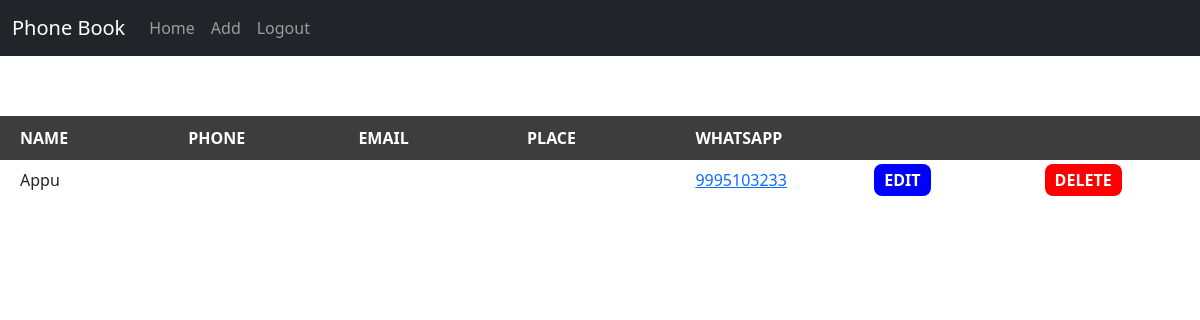
/home (signed in), run on an earlier commit of the app's database.
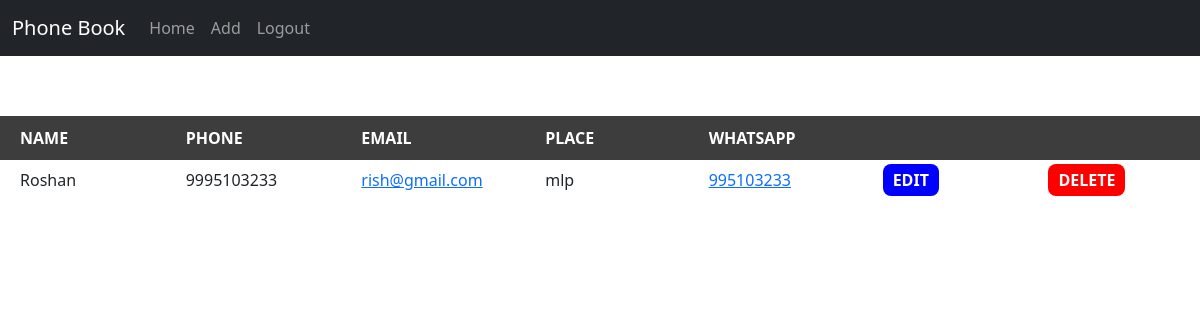
And on a later commit of the database.
### app/models.py (models this page shows)
class Phonebook(models.Model):
    user=models.ForeignKey(User,on_delete=models.CASCADE)
    name=models.TextField()
    phone=models.TextField()
    email=models.EmailField()
    place=models.TextField()
    whatsapp=models.TextField()

### app/views.py (the view)
# urls.py: path('home',views.home),
def home(req):
    if 'user' in req.session:
        user = User.objects.get(username=req.session['user'])
        name=user.first_name
        data = Phonebook.objects.filter(user=user).order_by('name')
        return render(req, 'home.html', {'data': data,'name':name})
    else:
        return redirect('book_login')

### templates/home.html (shortened to what this page needs)
<!DOCTYPE html>
<html lang="en">
<head>
    <link href="https://cdn.jsdelivr.net/npm/bootstrap@5.3.3/dist/css/bootstrap.min.css" rel="stylesheet">
</head>
<body>
    <nav class="navbar navbar-expand-sm navbar-dark bg-dark">
        <div class="container-fluid">
          <a class="navbar-brand" href="javascript:void(0)">Phone Book</a>
          <div class="collapse navbar-collapse" id="mynavbar">
            <ul class="navbar-nav me-auto">
              <li class="nav-item">
                <a class="nav-link" href="">Home</a>
              </li>
              <li class="nav-item">
                <a class="nav-link" href="add">Add</a>
              </li>
              <li class="nav-item">
                <a class="nav-link" href="book_logout">Logout</a>
              </li>
            </ul>
          </div>
        </div>
      </nav>
    <div class="main">
        <table>
            <tr>
                <th>NAME</th>
                <th>PHONE</th>
                <th>EMAIL</th>
                <th>PLACE</th>
                <th>WHATSAPP</th>
                <th></th>
                <th></th>
            </tr>
            {% for i in data %}
            <tr>
                <td>{{i.name}}</td>
                <td>{{i.phone}}</td>
                {% if i.email%}
                <td><a href="mailto:{{i.email}}">{{i.email}}</a></td>
                {% else %}
                <td>{{i.email}}</td>
                {% endif %}
                <td>{{i.place}}</td>
                {% if i.whatsapp%}
                <td><a href="https://wa.me/{{i.whatsapp}}">{{i.whatsapp}}</a></td>
                {% else %}
                <td>{{i.whatsapp}}</td>
                {% endif %}
                <td><a class="edit" href="edit/{{i.pk}}">EDIT</a></td>
                <td><a class="delete" href="delete/{{i.pk}}">DELETE</a></td>
            </tr>
            {% endfor %}
        </table>
    </div>
</body>
</html>

### templates/home.html (style rules this page uses)
th { width: 200px; background-color: rgb(62, 61, 61); color: white; padding: 10px 0; padding-left: 20px; }
td { height: 40px; padding-left: 20px; }
tr:nth-child(odd) { background-color: #D6EEEE; }
table { margin: auto; margin-top: 5%; }
.edit { background-color: blue; padding: 5px 10px; color: white; text-decoration: none; border-radius: 8px; font-weight: 700; }
.delete { background-color: red; padding: 5px 10px; color: white; text-decoration: none; border-radius: 8px; font-weight: 700; }

What changed in the data, as far as the page shows it:
removed Phonebook: name "Appu", whatsapp "9995103233"
added Phonebook: name "Roshan", phone "9995103233", email "rish@gmail.com", place "mlp", whatsapp "995103233"
